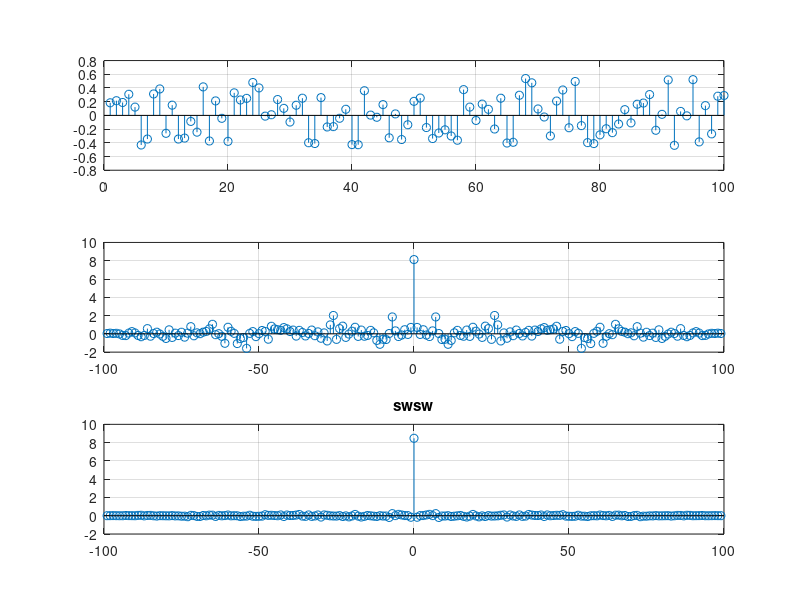
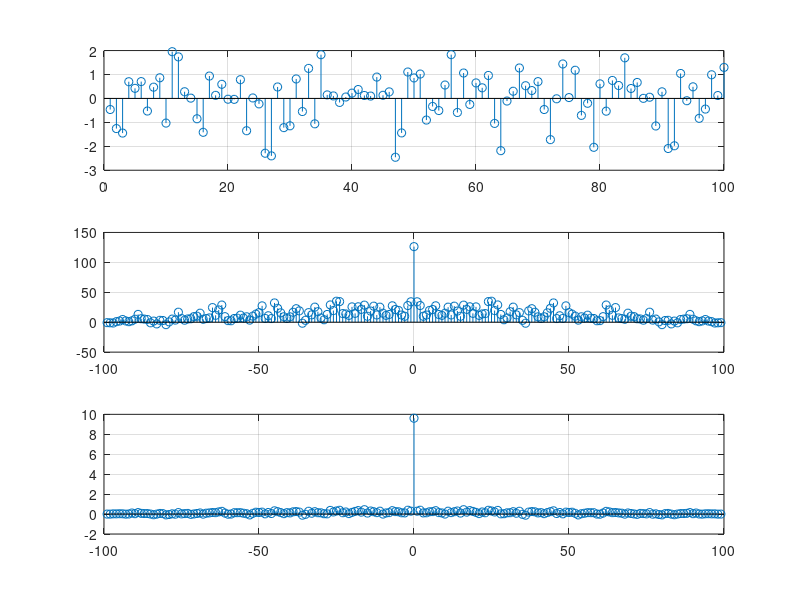

Write the MATLAB code that produced these figures, in order. (Note: this script raises an error after producing the figures.)
close all;
clear all;
clc

%Med 

x = rand(1,100)-0.5;

%trækker mean value fra.
xx = x-mean(x);

[y a] = xcorr(x);
yy = y;

N = 100;

for R = 1:N
    yy = yy + xcorr(rand(1,100)-0.5); 
end    

yy = yy / N;

   
figure('position',[0 0 600 600])

subplot(3,1,1)
stem(xx)
grid on
subplot(3,1,2)
stem(a , y)
grid on
subplot(3,1,3)
stem(a , yy)
grid on
title('swsw')
%Med randn 

x = randn(1,100)-0.5;

%trækker mean value fra.
xx = x-mean(x);

[y a] = xcorr(x);
yy = y;

N = 100;

for R = 1:N
    yy = yy + xcorr(rand(1,100)-0.5); 
end    

yy = yy / N;

   
figure('position',[0 0 600 600])
subplot(3,1,1)
stem(xx)
grid on
subplot(3,1,2)
stem(a , y)
grid on
subplot(3,1,3)
stem(a , yy)
grid on

%2. order Markov model med 3 states uden hukommelse

P = [0.5 0.5  ;
      0.5 0.5  ];
N = 100;

[x,p,H]=markov2st(P,N);



%trækker mean value fra.
xx = x-mean(x);

[y a] = xcorr(xx);
yy = y;


for R = 1:N
    
    [z,p,H] = markov2st(P,N);
    zz = z-mean(z);
    yy = yy + xcorr(zz); 
end    

yy = yy / N;

   
figure('position',[0 0 600 600])
subplot(3,1,1)
stem(x)
grid on
subplot(3,1,2)
stem(a , y)
grid on
subplot(3,1,3)
stem(a,  yy)
grid on


%-----------------------------------------------------------------------------
%2. order Markov model med 3 states med hukommelse

P = [0.9 0.1  ;
      0.1 0.9  ];
N = 100;

[x,p,H]=markov2st(P,N);



%trækker mean value fra.
xx = x-mean(x);

[y a] = xcorr(xx);
yy = y;


for R = 1:N
    
    [z,p,H] = markov2st(P,N);
    zz = z-mean(z)
    yy = yy + xcorr(zz); 
end    

yy = yy / N;

   
figure('position',[0 0 600 600])
subplot(3,1,1)
stem(x)
grid on
subplot(3,1,2)
stem(a , y)
grid on
subplot(3,1,3)
stem(a , yy)
grid on

